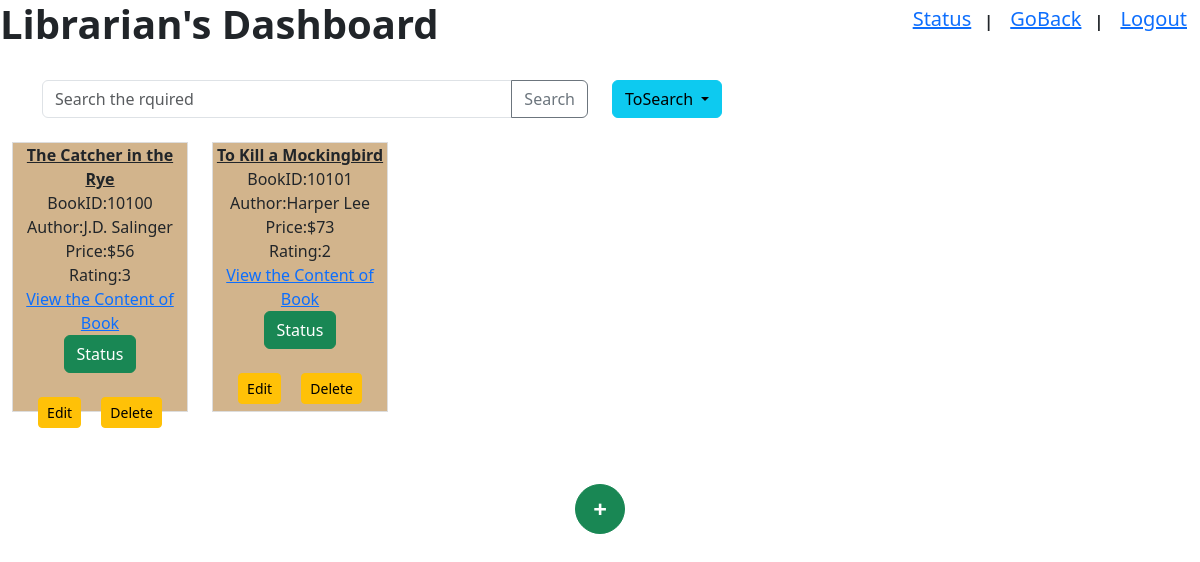
Page /101/books on the committed database.
### tables this page shows
CREATE TABLE book(ID INT(5) NOT NULL PRIMARY KEY,
			Name CHAR(100) NOT NULL,
			Content CHAR(100) ,
			Author CHAR(25),
                        SectionID INT,price INT(3),
                        rating INT(1),
                        FOREIGN KEY (SectionID) REFERENCES section(ID));

### app.py (the view, shortened to what this page needs)
@app.route('/<section_id>/books',methods=['GET','POST'])
def books(section_id):
      (k,b)=db.fun1(section_id,0)
      return render_template('libdashbook.html',k=k,b=b,a=section_id)

### dbase.py (called while the page is built)
def fun1(a,b):
    conn = sqlite3.connect('merge.db')
    cursor = conn.cursor()
    if b==0:
        txt=f"SELECT X.* FROM book X WHERE X.SectionID={a} "
        cursor.execute(txt)
        k=cursor.fetchall()
    else:
        t=f"SELECT X.* FROM book X WHERE X.{b[1]}= ? AND X.SectionID={a}"
        values=(b[0],)
        cursor.execute(t,values)
        k=cursor.fetchall()
    txt=f"SELECT Name FROM section WHERE ID={a}"
    cursor.execute(txt)
    b=cursor.fetchall()
    conn.commit()
    conn.close()
    return (k,b[0][0])

### templates/libdashbook.html (shortened to what this page needs)
<!DOCTYPE html><html><head><title>KLlibrary</title>
<link rel="stylesheet" href="https://maxcdn.bootstrapcdn.com/bootstrap/4.5.2/css/bootstrap.min.css">
  <link href="https://cdn.jsdelivr.net/npm/bootstrap@5.3.2/dist/css/bootstrap.min.css" rel="stylesheet">
</head>
<body>
<h1><b>Librarian's Dashboard</b></h1><br>
<div class="position-relative position-absolute top-0 end-0">
<a href='/librarian_dashboard/status' class="btn btn-link"><h5>Status</h5></a><b>|</b>
<a href="/librarian_dashboard" class="btn btn-link"><h5>GoBack</h5></a><b>|</b>
<a href="/" class="btn btn-link"><h5>Logout</h5></a></div><form method="POST" action='/{{a}}/books'>
<div class="container"><div class="row"><div class="col-md-6">
<div class="input-group"><input type="text" class="form-control" name='name' placeholder="Search the rquired"/>
<div class="input-group-append"><button class="btn btn-outline-secondary" type="text" name="same" value="search1">Search</button>
</div></div></div>
<div class="col-md-6">
<div class="dropdown">
    <button  class="btn btn-info dropdown-toggle" id="dropdownMenuButton" data-bs-toggle="dropdown">
      ToSearch
    </button>
    </div></div></div></div></div><br></form>
<div class="container-fluid">
    <div class="row">
{%for i in k%}
<div class="col-md-2">
            <div class="book">
<b><u>{{i[1]}}</u></b><br>BookID:{{i[0]}}<br>Author:{{i[3]}}<br>Price:${{i[5]}}<br>Rating:{{i[6]}}<br>
<a href="/static/{{i[2]}}">View the Content of Book</a><br>
<form method="POST" action='/{{i[4]}}/books'>
<a href="/{{i[0]}}/status" class="btn btn-success">Status</a><br>
<br><a href="/{{b}}/bookform/{{i[0]}}" name="form1" class="btn btn-warning btn-sm">Edit</a>&emsp;
<button type="submit" name="form" value={{i[0]}} class="btn btn-warning btn-sm">Delete</button></form>
</div></div>{% endfor %}</div></div>
<br><br><br><div class="text-center">
<a href='/{{b}}/bookform/new' type="button" class="btn btn-success rounded-plus-button" style="font-size:24px;width:50px;height:50px;border-radius:50%;align-items:center;justify-content:center;">
<b>+</b></a><br><br><br></div>
</body>
</html>

### templates/libdashbook.html (style rules this page uses)
.book { border: 1px solid #ddd; padding: 0px; margin: 0px; text-align: center; height: 270px; background-color: #D2B48C; }

### rows in the picture
book: Name "The Catcher in the Rye", ID "10100", Author "J.D. Salinger", price "56", rating "3"
book: Name "To Kill a Mockingbird", ID "10101", Author "Harper Lee", price "73", rating "2"
